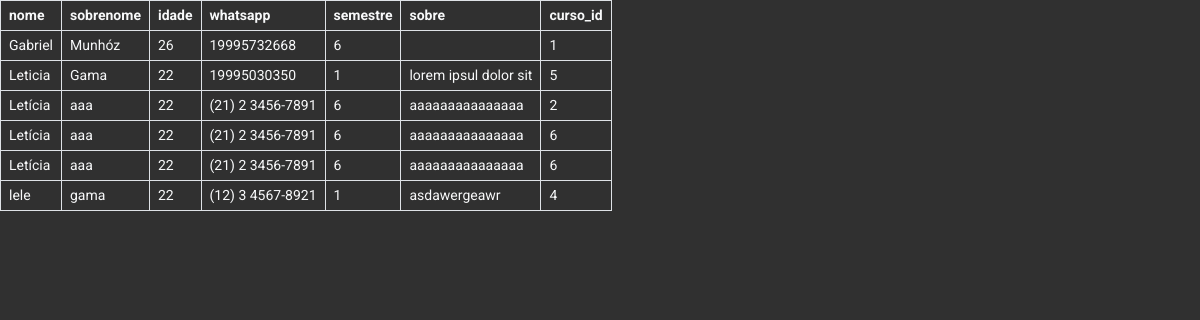
The page /admin on the database its author committed.
### tables this page shows
CREATE TABLE aluno (
    id INTEGER PRIMARY KEY AUTOINCREMENT,
    created TIMESTAMP NOT NULL DEFAULT CURRENT_TIMESTAMP,
    nome TEXT NOT NULL,
    sobrenome TEXT NOT NULL,
    whatsapp VARCHAR(20) NOT NULL,
    semestre SMALLINT,
    idade INT NOT NULL,
    sobre TEXT,
    curso_id INTEGER NOT NULL,
    FOREIGN KEY (curso_id) REFERENCES curso(id)
);

### app.py (the view)
@app.route('/admin', methods=['GET', 'POST'])
def admin():
    conn = get_db_conn()
    alunos = conn.execute('SELECT * FROM aluno;').fetchall()
    return render_template('admin.html', alunos=alunos)

### app.py (called while the page is built)
def get_db_conn():
    conn = sqlite3.connect('database.db')
    conn.row_factory = sqlite3.Row
    return conn

### templates/admin.html (shortened to what this page needs)
{% extends 'base.html' %}
{% block content %}
    <table>
        <thead>
            <th class="p-1 px-2 border text-light">nome</th>
            <th class="p-1 px-2 border text-light">sobrenome</th>
            <th class="p-1 px-2 border text-light">idade</th>
            <th class="p-1 px-2 border text-light">whatsapp</th>
            <th class="p-1 px-2 border text-light">semestre</th>
            <th class="p-1 px-2 border text-light">sobre</th>
            <th class="p-1 px-2 border text-light">curso_id</th>
        </thead>
        <tbody>
            {% for aluno in alunos %}
                <tr>
                    <td class="p-1 px-2 border text-light">{{ aluno.nome }}</td>
                    <td class="p-1 px-2 border text-light">{{ aluno.sobrenome }}</td>
                    <td class="p-1 px-2 border text-light">{{ aluno.idade }}</td>
                    <td class="p-1 px-2 border text-light">{{ aluno.whatsapp }}</td>
                    <td class="p-1 px-2 border text-light">{{ aluno.semestre }}</td>
                    <td class="p-1 px-2 border text-light">{{ aluno.sobre }}</td>
                    <td class="p-1 px-2 border text-light">{{ aluno.curso_id }}</td>
                </tr>
            {% endfor %}
        </tbody>
    </table>
{% endblock %}

### templates/base.html (shortened to what this page needs)
<!DOCTYPE html>
<html lang="pt-br">
<head>
    <link href="https://cdn.jsdelivr.net/npm/bootstrap@5.3.3/dist/css/bootstrap.min.css" rel="stylesheet">
    <link rel="stylesheet" href="https://cdn.jsdelivr.net/npm/bootstrap-icons@1.11.3/font/bootstrap-icons.min.css">
    <link rel="stylesheet" href="{{ url_for('static', filename='css/style.css') }}">
</head>
<body>
    {% block content %} {% endblock %}
</body>
</html>

### static/css/style.css (style rules this page uses)
:root { --st: #8719C4; --nd: #641290; --rd: #4d116d; --bg-light: #b75ae9; --bs-body-font-size: 14px; }
* { font-family: "Roboto", serif; }
body { margin: 0; background-color: #303030; }

### rows shown on the page
aluno: nome "Gabriel", sobrenome "Munhóz", idade "26", whatsapp "19995732668", semestre "6", curso_id "1"
aluno: nome "Leticia", sobrenome "Gama", idade "22", whatsapp "19995030350", semestre "1", sobre "lorem ipsul dolor sit", curso_id "5"
aluno: nome "Letícia", sobrenome "aaa", idade "22", whatsapp "(21) 2 3456-7891", semestre "6", sobre "aaaaaaaaaaaaaaa", curso_id "2"
aluno: nome "Letícia", sobrenome "aaa", idade "22", whatsapp "(21) 2 3456-7891", semestre "6", sobre "aaaaaaaaaaaaaaa", curso_id "6"
aluno: nome "Letícia", sobrenome "aaa", idade "22", whatsapp "(21) 2 3456-7891", semestre "6", sobre "aaaaaaaaaaaaaaa", curso_id "6"
aluno: nome "lele", sobrenome "gama", idade "22", whatsapp "(12) 3 4567-8921", semestre "1", sobre "asdawergeawr", curso_id "4"
